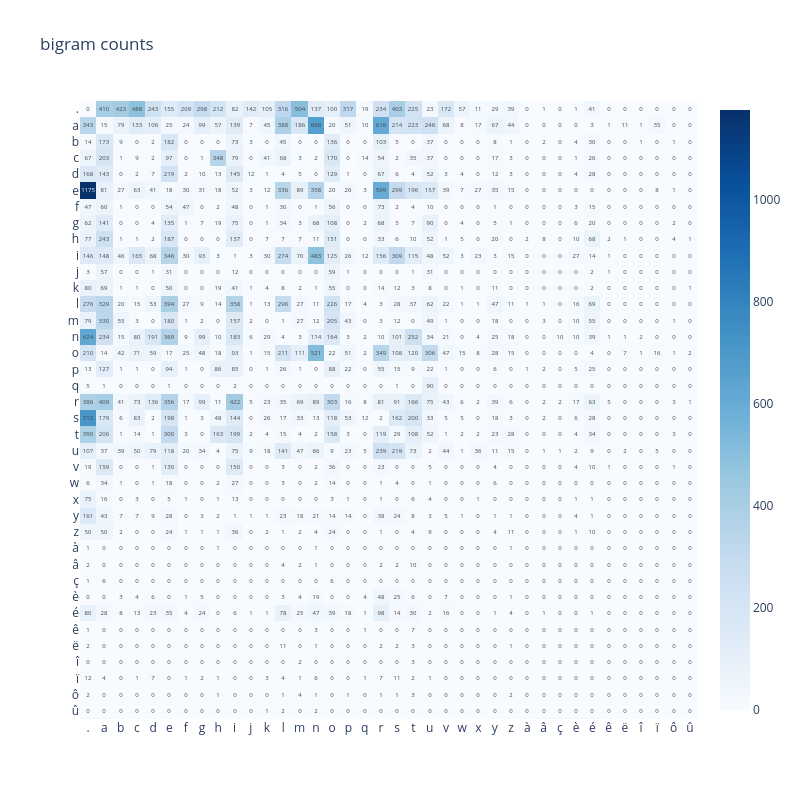

This figure's notebook cell:
### Markdown cell above
## Count matrix (bigram, n=2)

### Code cell
N = model.counts
chars = [vocab.itos[i] for i in range(len(vocab))]
fig = px.imshow(
    N.numpy(),
    x=chars,
    y=chars,
    text_auto=".0f",
    color_continuous_scale="Blues",
    title="bigram counts",
)
fig.update_layout(width=800, height=800)
fig.show()

### Figure 1 — Plotly figure (JSON) as saved in the notebook; plotly's stock layout.template omitted (floating-point values rounded to 4 significant figures; data arrays with more than 128 entries replaced by an {"elided": "..."} marker saying what was removed)
{"data": [{"coloraxis": "coloraxis", "hovertemplate": "x: %{x}<br>y: %{y}<br>color: %{z}<extra></extra>", "name": "0", "texttemplate": "%{z:.0f}", "type": "heatmap", "x": [".", "a", "b", "c", "d", "e", "f", "g", "h", "i", "j", "k", "l", "m", "n", "o", "p", "q", "r", "s", "t", "u", "v", "w", "x", "y", "z", "à", "â", "ç", "è", "é", "ê", "ë", "î", "ï", "ô", "û"], "xaxis": "x", "y": [".", "a", "b", "c", "d", "e", "f", "g", "h", "i", "j", "k", "l", "m", "n", "o", "p", "q", "r", "s", "t", "u", "v", "w", "x", "y", "z", "à", "â", "ç", "è", "é", "ê", "ë", "î", "ï", "ô", "û"], "yaxis": "y", "z": {"elided": "38x38 int values"}}], "layout": {"coloraxis": {"autocolorscale": false, "colorscale": [[0, "rgb(247,251,255)"], [0.125, "rgb(222,235,247)"], [0.25, "rgb(198,219,239)"], [0.375, "rgb(158,202,225)"], [0.5, "rgb(107,174,214)"], [0.625, "rgb(66,146,198)"], [0.75, "rgb(33,113,181)"], [0.875, "rgb(8,81,156)"], [1, "rgb(8,48,107)"]]}, "height": 800, "title": {"text": "bigram counts"}, "width": 800, "xaxis": {"anchor": "y", "constrain": "domain", "domain": [0, 1], "scaleanchor": "y"}, "yaxis": {"anchor": "x", "autorange": "reversed", "constrain": "domain", "domain": [0, 1]}}}
